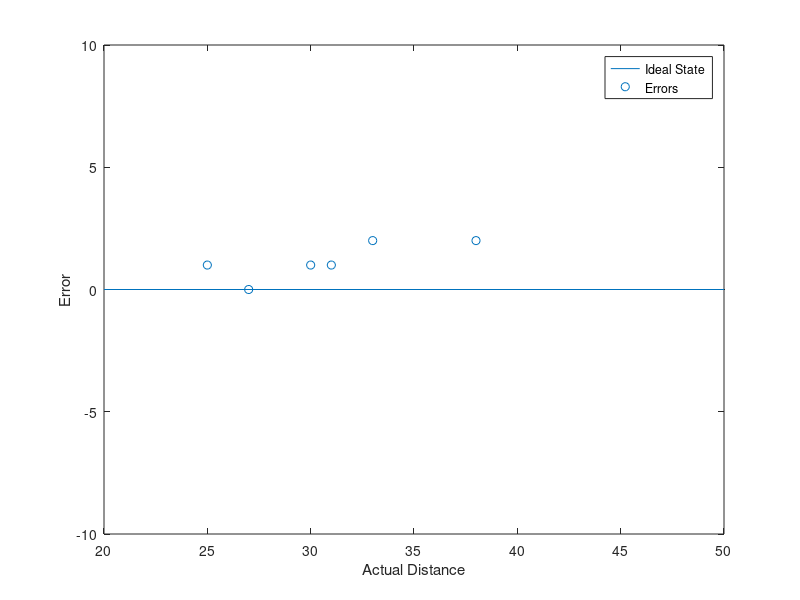

Recreate this plot in MATLAB.
% newData = data(:,3) - ones(4000)*1;%%26.2;
% plot(data(:,1),newData)

Measured = [40,35,32,27,26,31];
Actual = [38,33,31,27,25,30];
Error = Measured - Actual
plot([20,50],[0,0])
hold on
scatter(Actual, Error)
axis([20 50 -10 10])
xlabel('Actual Distance') % x-axis label
ylabel('Error') % y-axis label
legend('Ideal State','Errors')